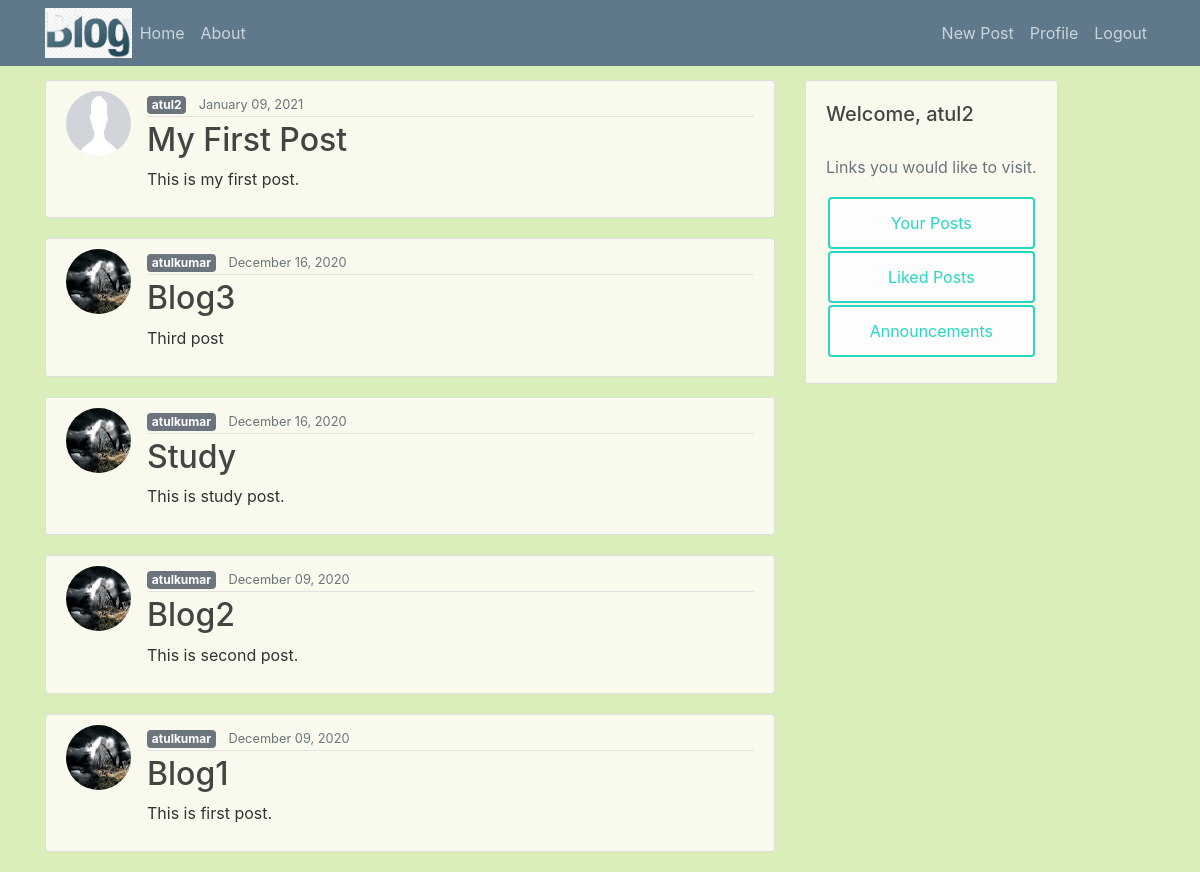
The page / (signed in) on the database its author committed.
### blog/models.py (models this page shows, shortened)
class Post(models.Model):
    title=models.CharField(max_length=100)
    content=models.TextField()
    date_posted=models.DateTimeField(default=timezone.now)
    author=models.ForeignKey(User,on_delete=models.CASCADE)
    likes= models.ManyToManyField(User, related_name='likes', blank=True)
    dislikes= models.ManyToManyField(User, related_name='dislikes', blank=True)

### users/models.py (models this page shows, shortened)
class Profile(models.Model):
    user=models.OneToOneField(User, on_delete=models.CASCADE)
    image=models.ImageField(default='default.png',upload_to='profile_pics')

### blog/views.py (the view)
# urls.py: path('',views.PostListView.as_view(),name='blog-home'),
class PostListView(ListView):
    model= Post
    template_name= 'blog/home.html'
    context_object_name= 'posts'
    ordering= ['-date_posted']
    paginate_by= 5

### blog/templates/blog/home.html (shortened to what this page needs)
{% extends 'blog/base.html' %}
{% load static %}
{% block content %}
  {% for post in posts %}
    <a href="{% url 'post-detail' post.id %}">
      <article class="media content-section">
        <img class="rounded-circle article-img" src="{{post.author.profile.image.url}}">
        <div class="media-body">
          <div class="article-metadata">
            <a class="mr-2 badge badge-secondary" href="{% url 'user-posts' post.author.username %}">{{ post.author }}</a>
            <small class="text-muted">{{ post.date_posted|date:"F d, Y" }}</small>
          </div>
          <h2><a class="article-title" href="{% url 'post-detail' post.id %}">{{ post.title }}</a></h2>
          <p class="article-content">{{ post.content }}</p>
        </div>
      </article>
    </a>
  {% endfor %}
{% endblock content %}

### blog/templates/blog/base.html (shortened to what this page needs)
{% load static %}
<!DOCTYPE html>
<html lang="en">
<head>
    <link rel="stylesheet" href="https://maxcdn.bootstrapcdn.com/bootstrap/4.0.0/css/bootstrap.min.css">
    <link rel="stylesheet" type="text/css" href="{% static 'css/main.css' %}">
</head>
<body>
    {% include 'blog/navbar.html' %}
    <main role="main" class="container">
        <div class="row">
            <div class="col-md-8">
            {% block content %}
            {% endblock %}
            </div>
            {% if user.is_authenticated %}
                <div class="col-md-4">
                    <div class="content-section position-fixed">
                        <h2><p class="nav-item navbar-brand">Welcome, {{ request.user }}</p></h2>
                        <p class='text-muted'>Links you would like to visit.
                            <ul class="list-group">
                                <a class="hoverclass" href="{% url 'user-own' %}"><li class="list-group-item list-group-item-light hoverclass text-center">Your Posts</li></a>
                                <a class="hoverclass" href="{% url 'user-liked' %}"><li class="list-group-item list-group-item-light hoverclass text-center">Liked Posts</li></a>
                                <a class="hoverclass" href="{% url 'blog-announcement' %}"><li class="list-group-item list-group-item-light hoverclass text-center">Announcements</li></a>
                            </ul>
                        </p>
                    </div>
                </div>
            {% endif %}
        </div>
    </main>
</body>
</html>

### static/css/main.css (style rules this page uses)
body { background: #daeeb9; color: #333333; margin-top: 5rem; }
h1, h2, h3, h4, h5, h6 { color: #444444; }
ul { margin: 0; }
.content-section { background: #f9faed; padding: 10px 20px; border: 1px solid #dddddd; border-radius: 3px; margin-bottom: 20px; }
.article-title { color: #444444; }
a.hoverclass { text-decoration: none; }
li.hoverclass { border: 2px solid rgb(38, 216, 192); color :rgb(38, 216, 192); text-decoration: none; margin: 2px; }
.article-content { white-space: pre-line; }
.article-img { height: 65px; width: 65px; margin-right: 16px; }
.article-metadata { padding-bottom: 1px; margin-bottom: 4px; border-bottom: 1px solid #e3e3e3 }

### rows shown on the page
Post: author.profile.image (placeholder picture), author "atul2", date_posted "January 09, 2021", title "My First Post", content "This is my first post."
Post: author.profile.image (picture), author "atulkumar", date_posted "December 16, 2020", title "Blog3", content "Third post"
Post: author.profile.image (picture), author "atulkumar", date_posted "December 16, 2020", title "Study", content "This is study post."
Post: author.profile.image (picture), author "atulkumar", date_posted "December 09, 2020", title "Blog2", content "This is second post."
Post: author.profile.image (picture), author "atulkumar", date_posted "December 09, 2020", title "Blog1", content "This is first post."

### other values the page prints
{{ request.user }} "atul2"
